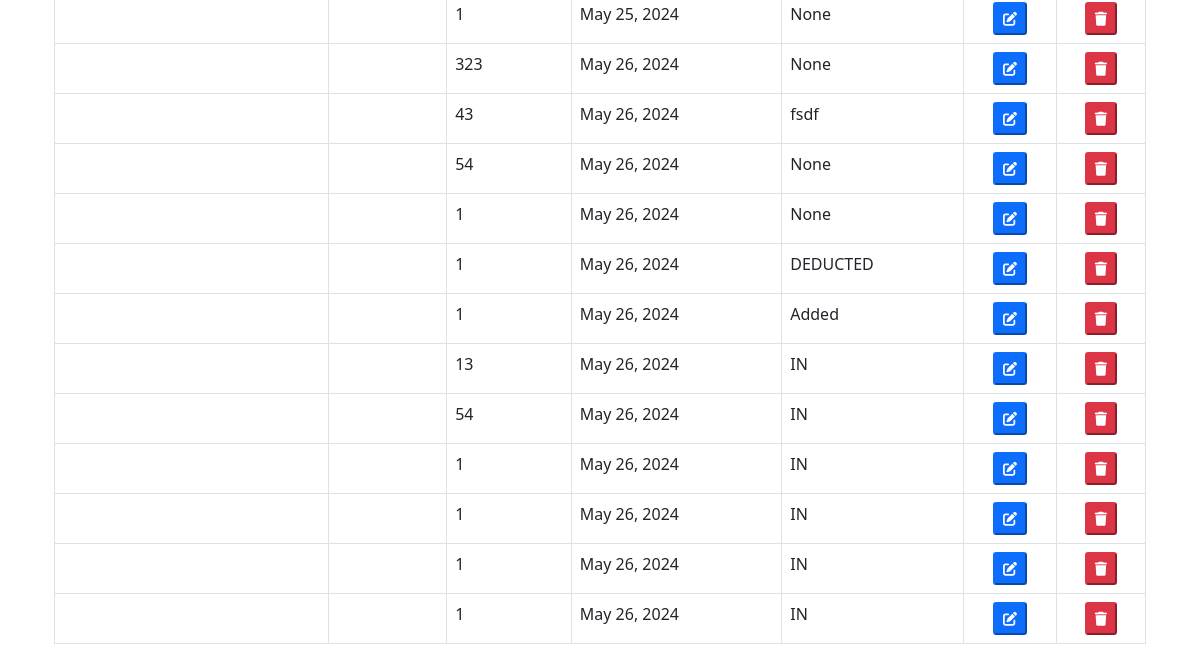
/home/ (signed in, lower part), run on an earlier commit of the app's database.
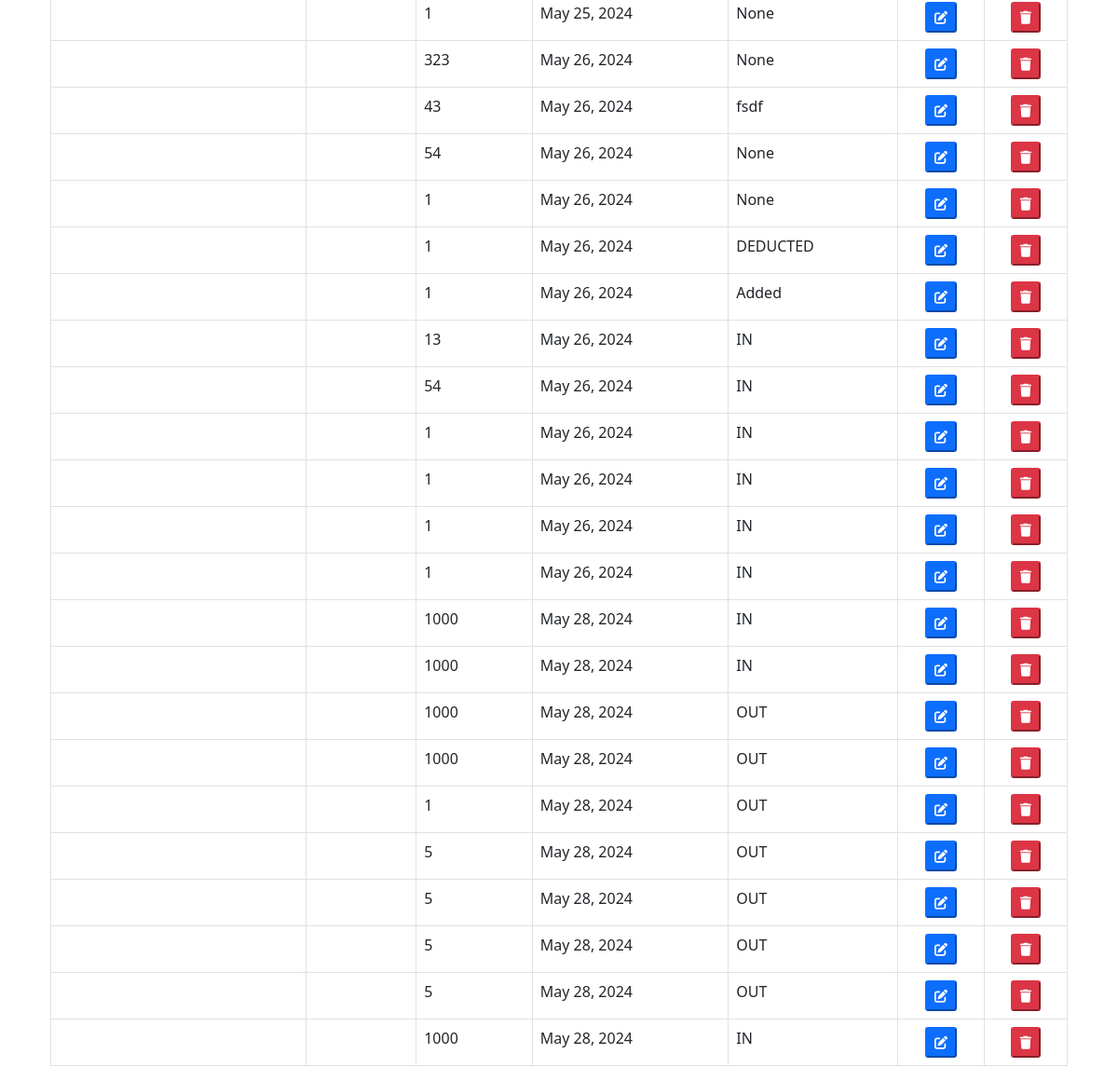
And on a later commit of the database.
### inventory/models.py (models this page shows, shortened)
class Item(models.Model):
    item = models.ForeignKey(ItemDetails, null=True, on_delete=models.CASCADE)
    quantity = models.IntegerField()
    remarks = models.CharField(max_length=50, null=True)
    date_added = models.DateField(auto_now_add=True)
    class Meta:
        verbose_name_plural = 'Item'

### inventory/views.py (the view)
# urls.py: path('home/', views.home, name='home'),
@login_required
def home(request):
    items = Item.objects.all()
    context = {'items': items}
    return render(request,'inventory/home.html', context)

### inventory/templates/inventory/home.html (shortened to what this page needs)
{% extends 'base.html'  %}
{% block content %}
<div class="container mt-5">
<table class="table table-bordered table-hover">
    <tbody>
      {% for item in items %}
      <tr>
        <td>{{ item.item }}</td>
        <td>{{ item.item.brand_name }}</td>
        <td>{{ item.quantity }}</td>
        <td>{{ item.date_added }}</td>
        <td>{{ item.remarks }}</td>
        <td>
          <center>
          <button class="update-btn btn-primary btn-sm"><i class="fa-solid fa-pen-to-square"></i></button>
          </center>
        </td>
       <td>
          <center>
            <form action="{% url 'delete_item' item.id %}" method="POST">
              <button type="submit" class="delete-btn btn-danger btn-sm"><i class="fa-solid fa-trash"></i></button>
            </form>
          </center>
        </td>
      </tr>
      {% endfor %}
    </tbody>
  </table>
</div>
{% endblock content %}

What changed in the data, as far as the page shows it:
added Item: quantity "1000", date_added "May 28, 2024", remarks "IN"
added Item: quantity "1000", date_added "May 28, 2024", remarks "IN"
added Item: quantity "1000", date_added "May 28, 2024", remarks "OUT"
added Item: quantity "1000", date_added "May 28, 2024", remarks "OUT"
added Item: quantity "1", date_added "May 28, 2024", remarks "OUT"
added Item: quantity "5", date_added "May 28, 2024", remarks "OUT"
added Item: quantity "5", date_added "May 28, 2024", remarks "OUT"
added Item: quantity "5", date_added "May 28, 2024", remarks "OUT"
added Item: quantity "5", date_added "May 28, 2024", remarks "OUT"
added Item: quantity "1000", date_added "May 28, 2024", remarks "IN"
